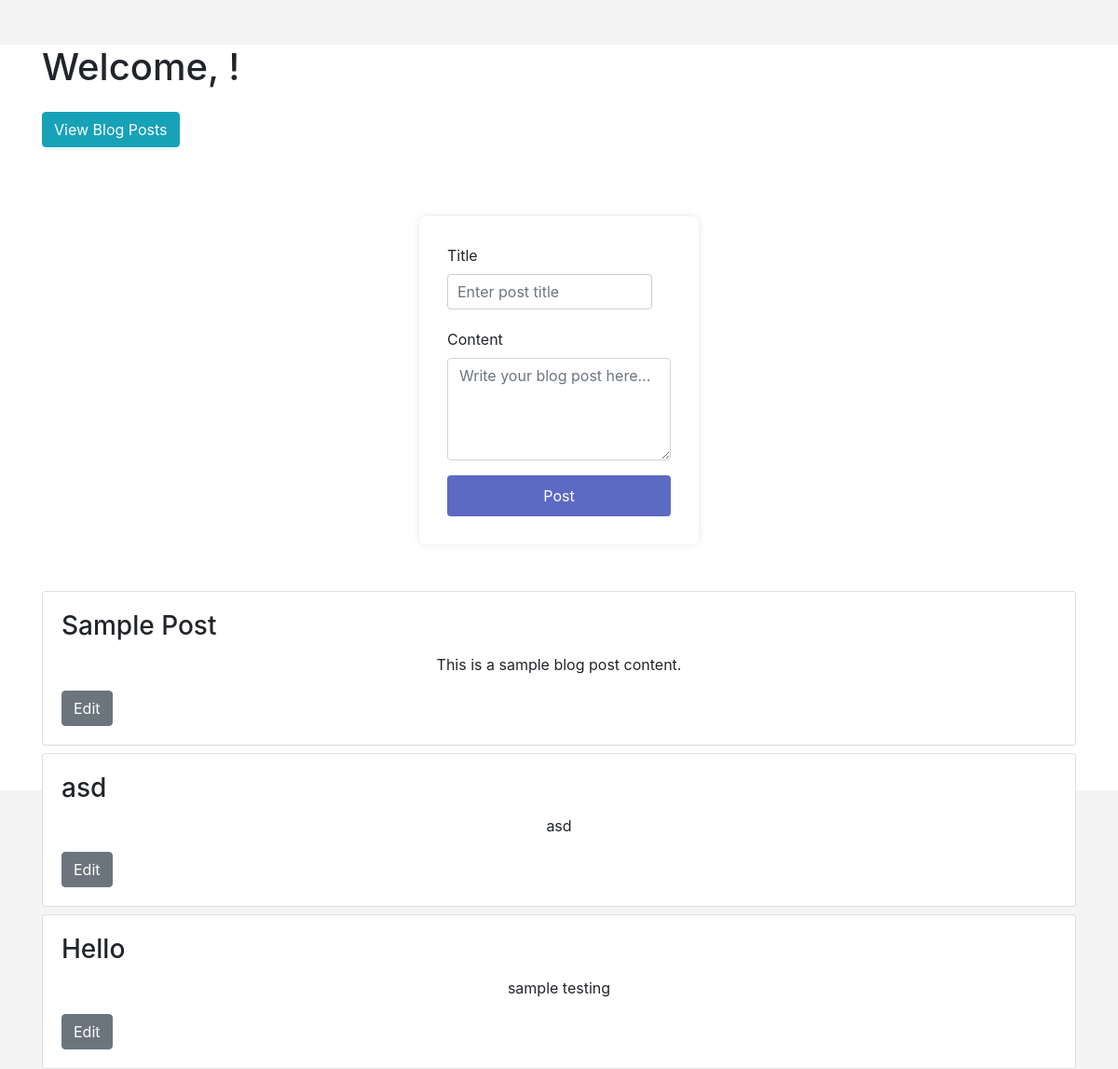
/dashboard, run on the app's committed database.
### app.py (models this page shows)
class Post(db.Model):
    id = db.Column(db.Integer, primary_key=True)
    title = db.Column(db.String(100), nullable=False)
    content = db.Column(db.Text, nullable=False)

### app.py (the view)
@app.route('/dashboard')
def dashboard():
    posts = Post.query.all()
    return render_template('dashboard.html', posts=posts)

### templates/dashboard.html (shortened to what this page needs)
<!DOCTYPE html>
<html lang="en">
<head>
    <link rel="stylesheet" href="{{ url_for('static', filename='css/style.css') }}">
    <link rel="stylesheet" href="https://stackpath.bootstrapcdn.com/bootstrap/4.3.1/css/bootstrap.min.css">
</head>
<body>
    <div class="container mt-5">
        <h1 class="mb-4">Welcome, {{ username }}!</h1>
        <a href="/blog" class="btn btn-info mb-4">View Blog Posts</a>
        <form action="/add_post" method="post">
            <div class="form-group">
                <label for="blogTitle">Title</label>
                <input type="text" class="form-control" id="blogTitle" name="blog_title" placeholder="Enter post title"
                    required>
            </div>
            <div class="form-group">
                <label for="blogContent">Content</label>
                <textarea class="form-control" id="blogContent" name="blog_content"
                    placeholder="Write your blog post here..." rows="4" required></textarea>
            </div>
            <button type="submit" class="btn btn-primary">Post</button>
        </form>
        <div class="mt-4">
            {% for post in posts %}
            <div class="card mb-2">
                <div class="card-body">
                    <h3 class="card-title">{{ post.title }}</h3>
                    <p class="card-text">{{ post.content }}</p>
                    <a href="/edit_post/{{ post.id }}" class="btn btn-secondary">Edit</a>
                </div>
            </div>
            {% endfor %}
        </div>
    </div>
</body>
</html>

### static/css/style.css (style rules this page uses)
body, html { height: 100%; margin: 0; font-family: 'Helvetica Neue', Helvetica, Arial, sans-serif; background: #f4f4f4; color: #333; }
form { max-width: 300px; margin: 50px auto; padding: 30px; background: #fff; border-radius: 8px; box-shadow: 0 0 10px rgba(0, 0, 0, 0.1); }
input[type="text"], input[type="password"] { width: calc(100% - 20px); padding: 10px; margin-bottom: 20px; border: 1px solid #ccc; border-radius: 4px; }
button[type="submit"] { width: 100%; padding: 10px; border: none; border-radius: 4px; background-color: #5c6ac4; color: white; font-size: 16px; cursor: pointer; transition: background-color 0.3s ease; }
p { text-align: center; }
a { color: #5c6ac4; text-decoration: none; }

### data on the page
Post: title "Sample Post", content "This is a sample blog post content."
Post: title "asd", content "asd"
Post: title "Hello", content "sample testing"
